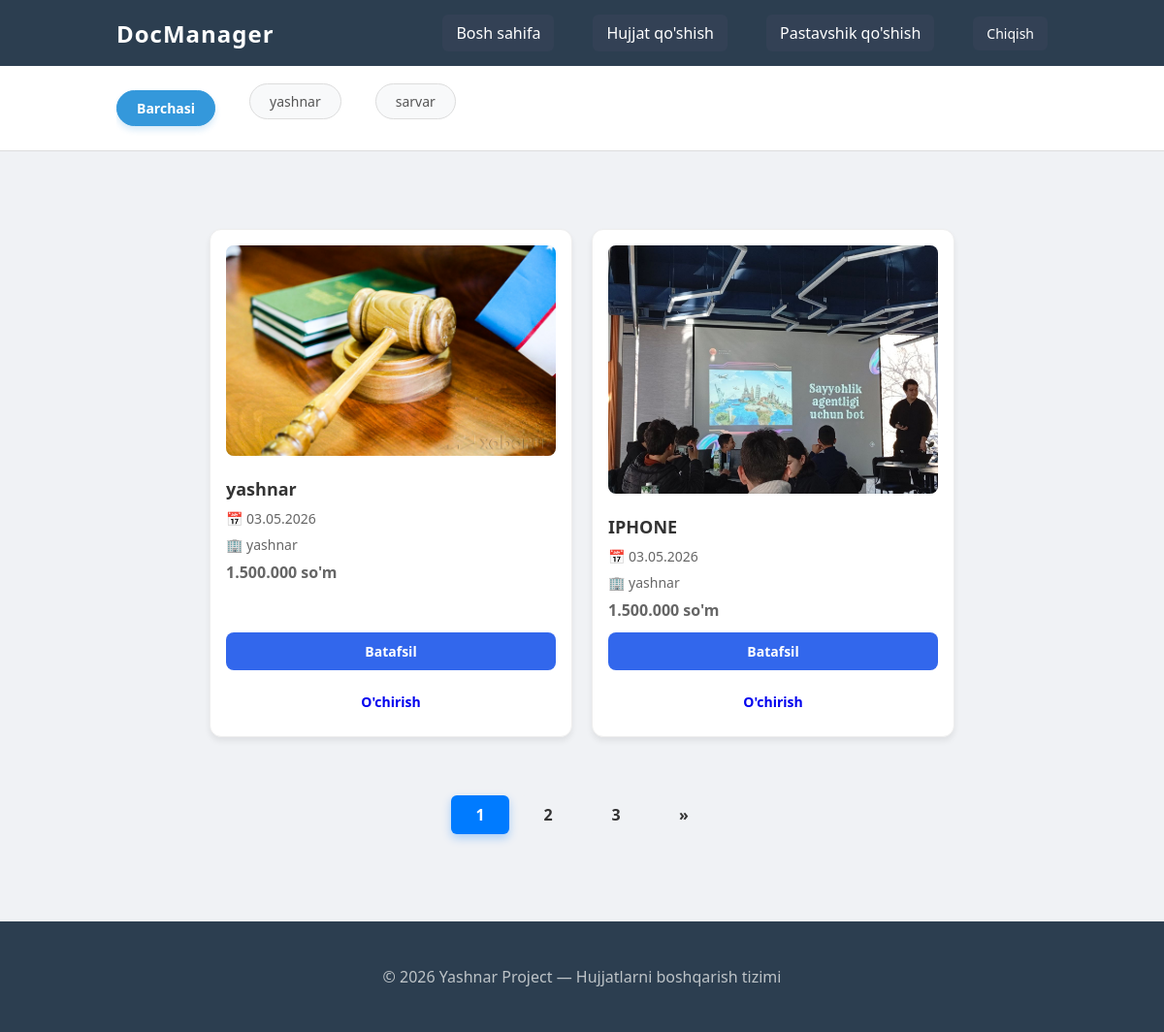
Screenshot of / (signed in) with the database file from the repository.
### documents/models.py (models this page shows, shortened)
class Category(models.Model):
    user = models.ForeignKey(MainUser, on_delete=models.CASCADE, related_name="category")
    name = models.CharField(max_length=30, verbose_name="Hujjat turi")
    slug = models.SlugField(max_length=255, verbose_name="URL", db_index=True, unique=True)
    class Meta:
        verbose_name = "Hujjatlar turi - (Category)"
        verbose_name_plural = "Hujjatlar turi - (Category)"

class Documents(models.Model):
    user = models.ForeignKey(MainUser, on_delete=models.CASCADE, verbose_name="Foydalanuvchi", related_name="hujjatlar")
    category = models.ForeignKey('Category', on_delete=models.CASCADE, related_name="hujjatlar", verbose_name="Hujjat turi")
    name = models.CharField(max_length=30, verbose_name="Hujjat nomi")
    price = models.DecimalField(max_digits=16, decimal_places=2, verbose_name="Narxi")
    slug = models.SlugField(max_length=250, db_index=True, verbose_name="URL", unique=True)
    image = models.ImageField(upload_to='documents/images', verbose_name="Rasm")
    description = models.TextField(null=True, blank=True, verbose_name="Qo'shimcha ma'lumot")
    time_create = models.DateField(auto_now_add=True, verbose_name="Yaratilgan vaqti")
    time_update = models.DateField(auto_now=True, verbose_name="Yangilangan vaqti")
    def get_absolute_url(self):
        return reverse('document_detail', kwargs={'document_slug': self.slug})
    def get_absolute_url1(self):
        return reverse('delete_document', kwargs={'document_slug': self.slug})
    class Meta:
        verbose_name = "Hujjat"
        verbose_name_plural = "Hujjatlar"

### documents/views.py (the view)
# urls.py: path('', cache_page(60)(MainPage.as_view()), name='home'),
class MainPage(LoginRequiredMixin, DataMixin, ListView):
    model = Documents
    paginate_by = 2
    template_name = 'home.html'
    context_object_name = 'documents'
    login_url = reverse_lazy('login')
    def get_context_data(self, **kwargs):
        context = super().get_context_data(**kwargs)
        cat = self.request.GET.get('cat')
        c_def = self.get_context_user(cat)
        return dict(list(context.items()) + list(c_def.items()))
    def get_queryset(self):
        cat = self.request.GET.get('cat')
        if not cat:
            return Documents.objects.filter(user=self.request.user).select_related('category').order_by('-time_create')
        return Documents.objects.filter(user=self.request.user, category__slug=cat)

### documents/templatetags/custom_filters.py (called while the page is built)
@register.filter
def dotcomma(value):
    try:
        value = int(value)
        return f"{value:,}".replace(",", ".")
    except (ValueError, TypeError):
        return value

@register.simple_tag(name="get_cats")
def get_categories(user):
    categories = Category.objects.filter(user=user).distinct()
    return categories

### documents/utils.py (called while the page is built)
    def get_context_user(self, cat=None, **kwargs):
        context = kwargs
        if not cat:
            context['cat_selected'] = 0
        else:
            context['cat_selected'] = cat
        return context

### templates/home.html (shortened to what this page needs)
{% extends 'base.html' %}
{% block content %}
{% load static %}
{% load custom_filters %}
<link rel="stylesheet" href="{% static 'css/custom_btn.css' %}">
<div class="container">
    <div class="documents">
        {% for doc in documents %}
           <div class="doc-card">
                {% if doc.image %}
                    <img src="{{ doc.image.url }}" class="doc-img" alt="{{ doc.name }}">
                {% else %}
                    <div class="doc-img" style="background: #f3f4f6; display: flex; align-items: center; justify-content: center; color: #999;">Rasm mavjud emas</div>
                {% endif %}
                <h3>{{ doc.name }}</h3>
                <p>📅 {{ doc.time_create|date:"d.m.Y" }}</p>
                <p>🏢 {{ doc.category.name }}</p>
                <p class="price-tag">{{ doc.price|dotcomma }} so'm</p>
                <div style="margin-top: auto; display: flex; flex-direction: column; gap: 5px;">
                    <a href="{{ doc.get_absolute_url }}" class="btn-custom btn-detail">Batafsil</a>
                    <a href="{{ doc.get_absolute_url1 }}"
   class="btn-custom btn-delete-red"
   onclick="return confirm('Siz rostdan ham ushbu hujjatni o\'chirmoqchimisiz?')">
   O'chirish
</a>
                </div>
            </div>
        {% endfor %}
    </div>
</div>
{% endblock %}

### templates/base.html (shortened to what this page needs)
<!DOCTYPE html>
<html lang="uz">
<head>
    {% load static %}
    {% load custom_filters %}
    <link rel="stylesheet" href="{% static 'css/style.css' %}">
</head>
<body>
<header class="header">
    <div class="container header-inner">
        <h2 class="logo"><a href="/">DocManager</a></h2>
        <nav class="nav">
            <a href="/" class="nav-link">Bosh sahifa</a>
            <a href="{% url 'addpage' %}" class="nav-link">Hujjat qo'shish</a>
            <a href="{% url 'addcat' %}" class="nav-link">Pastavshik qo'shish</a>
            <a href="{% url 'logout' %}" class="logout-btn">Chiqish</a>
        </nav>
    </div>
</header>
{% get_cats request.user as categories %}
<nav class="category-bar">
    <div class="container">
        <ul class="category-list" style="list-style: none; display: flex; gap: 15px; padding: 10px 0;">
            {% if cat_selected == 0 %}
                <li class="cat-item active"><strong>Barchasi</strong></li>
                {% for cat in categories %}
                    <li><a href="/?cat={{ cat.slug }}" class="cat-item">{{ cat.name }}</a></li>
                {% endfor %}
            {% endif %}
        </ul>
    </div>
</nav>
<main class="container main-content">
    {% block content %}{% endblock %}
    <div class="pagination-wrapper">
        {% if page_obj.has_other_pages %}
            <ul class="pagination">
                {% for p in paginator.page_range %}
                    {% if page_obj.number == p %}
                        <li class="active"><span>{{ p }}</span></li>
                    {% elif p > page_obj.number|add:-3 and p < page_obj.number|add:3 %}
                        <li><a href="?page={{ p }}{% if cat_selected %}&cat={{ cat_selected }}{% endif %}">{{ p }}</a></li>
                    {% endif %}
                {% endfor %}
                {% if page_obj.has_next %}
                    <li><a href="?page={{ page_obj.next_page_number }}{% if cat_selected %}&cat={{ cat_selected }}{% endif %}">»</a></li>
                {% endif %}
            </ul>
        {% endif %}
    </div>
</main>
<footer class="footer">
    <div class="container">
        <p>© 2026 Yashnar Project — Hujjatlarni boshqarish tizimi</p>
    </div>
</footer>
</body>
</html>

### static/css/style.css (style rules this page uses)
body { margin:0; font-family: Arial, sans-serif; background:#f4f6f8; }
.container { width:80%; margin:auto; }
.header { background:#1e293b; color:white; padding:15px 0; }
.logo { display:inline-block; }
nav { float:right; }
nav a { color:white; text-decoration:none; margin-left:20px; }
.documents { display:grid; grid-template-columns:repeat(auto-fill,minmax(250px,1fr)); gap:20px; margin-top:30px; }
.doc-card { background:white; padding:20px; border-radius:10px; box-shadow:0 2px 5px rgba(0,0,0,0.1); }
.doc-card h3 { margin-top:0; }
.footer { margin-top:50px; text-align:center; padding:20px; background:#e5e7eb; }
body { margin:0; font-family: Arial, sans-serif; background:#f4f6f8; display:flex; flex-direction:column; min-height:100vh; }
main { flex:1; }
.header { background:#1e293b; padding:15px 0; }
.header-inner { display:flex; justify-content:space-between; align-items:center; }
.logo { color:white; margin:0; }
.nav { display:flex; gap:15px; }
.nav a { color:white; text-decoration:none; padding:8px 14px; border-radius:6px; background:#334155; }
.doc-card img { max-width: 100%; height: auto; display: block; min-height: 150px; background: #eee; }
.btn-detail { display: inline-block; padding: 10px 20px; background-color: #1e293b; color: white; text-decoration: none; border-radius: 5px; transition: 0.3s; margin-top: 10px; }
.container { max-width: 1100px; margin: 0 auto; padding: 0 20px; }
.header { background-color: #1a237e; color: white; padding: 15px 0; }
.header-inner { display: flex; justify-content: space-between; align-items: center; }
.logo { margin: 0; font-size: 24px; }
.nav a { color: white; text-decoration: none; margin-left: 20px; font-weight: 500; }
.category-bar { background-color: #f5f5f5; border-bottom: 1px solid #ddd; padding: 12px 0; margin-bottom: 20px; }
.category-list { display: flex; gap: 12px; list-style: none; padding: 0; margin: 0; }
.cat-item { text-decoration: none; color: #444; padding: 6px 18px; background: white; border: 1px solid #ccc; border-radius: 20px; font-size: 14px; transition: 0.3s; }
.cat-item:hover, .cat-item.active { background-color: #007bff; color: white; border-color: #007bff; }
body { font-family: 'Segoe UI', Tahoma, Geneva, Verdana, sans-serif; margin: 0; padding: 0; background-color: #f0f2f5; color: #333; }
.header { background-color: #2c3e50; color: white; padding: 15px 0; box-shadow: 0 2px 10px rgba(0,0,0,0.1); }
.logo a { color: white; text-decoration: none; font-weight: bold; letter-spacing: 1px; }
.nav { display: flex; align-items: center; gap: 20px; }
.nav-link { color: #bdc3c7; text-decoration: none; transition: 0.3s; }
.logout-btn { background-color: #e74c3c; color: white; padding: 8px 15px; border-radius: 5px; text-decoration: none; font-size: 14px; }
.category-bar { background: white; padding: 15px 0; border-bottom: 1px solid #ddd; margin-bottom: 30px; position: sticky; top: 0; z-index: 100; }
.category-list { display: flex; gap: 12px; overflow-x: auto; padding-bottom: 5px; }
.cat-item { text-decoration: none; color: #555; padding: 8px 20px; background: #f8f9fa; border: 1px solid #ddd; border-radius: 25px; font-size: 14px; white-space: nowrap; transition: 0.3s; }
.cat-item:hover, .cat-item.active { background-color: #3498db; color: white; border-color: #3498db; box-shadow: 0 4px 6px rgba(52, 152, 219, 0.2); }
.main-content { min-height: 70vh; }
.footer { text-align: center; padding: 30px 0; background-color: #2c3e50; color: #bdc3c7; margin-top: 50px; }

### static/css/custom_btn.css (style rules this page uses)
.documents { display: grid; grid-template-columns: repeat(auto-fill, minmax(280px, 1fr)); gap: 20px; padding: 20px 0; }
.doc-card { background: #fff; border-radius: 12px; padding: 16px; box-shadow: 0 4px 6px rgba(0,0,0,0.07); transition: transform 0.2s ease, box-shadow 0.2s ease; border: 1px solid #eee; display: flex; flex-direction: column; }
.doc-img { width: 100%; height: 180px; object-fit: cover; border-radius: 8px; margin-bottom: 12px; }
.btn-custom { display: inline-block; padding: 10px 16px; font-weight: 600; text-align: center; text-decoration: none; border-radius: 8px; cursor: pointer; transition: all 0.2s ease; font-size: 14px; border: none; margin-top: 8px; }
.btn-detail { background-color: #3267ec; color: #fff; }
.doc-card h3 { margin: 10px 0 5px; font-size: 18px; color: #333; }
.doc-card p { margin: 4px 0; color: #666; font-size: 14px; }
.price-tag { font-weight: bold; color: #10b981; font-size: 16px !important; }

### rows the page displays
Category: name "yashnar"
Category: name "sarvar"
Documents: image (picture), name "yashnar", time_create "03.05.2026", category.name "yashnar", price|dotcomma "1.500.000"
Documents: image (picture), name "IPHONE", time_create "03.05.2026", category.name "yashnar", price|dotcomma "1.500.000"

### other values shown
{{ p }} "1"
{{ p }} "2" "3"
